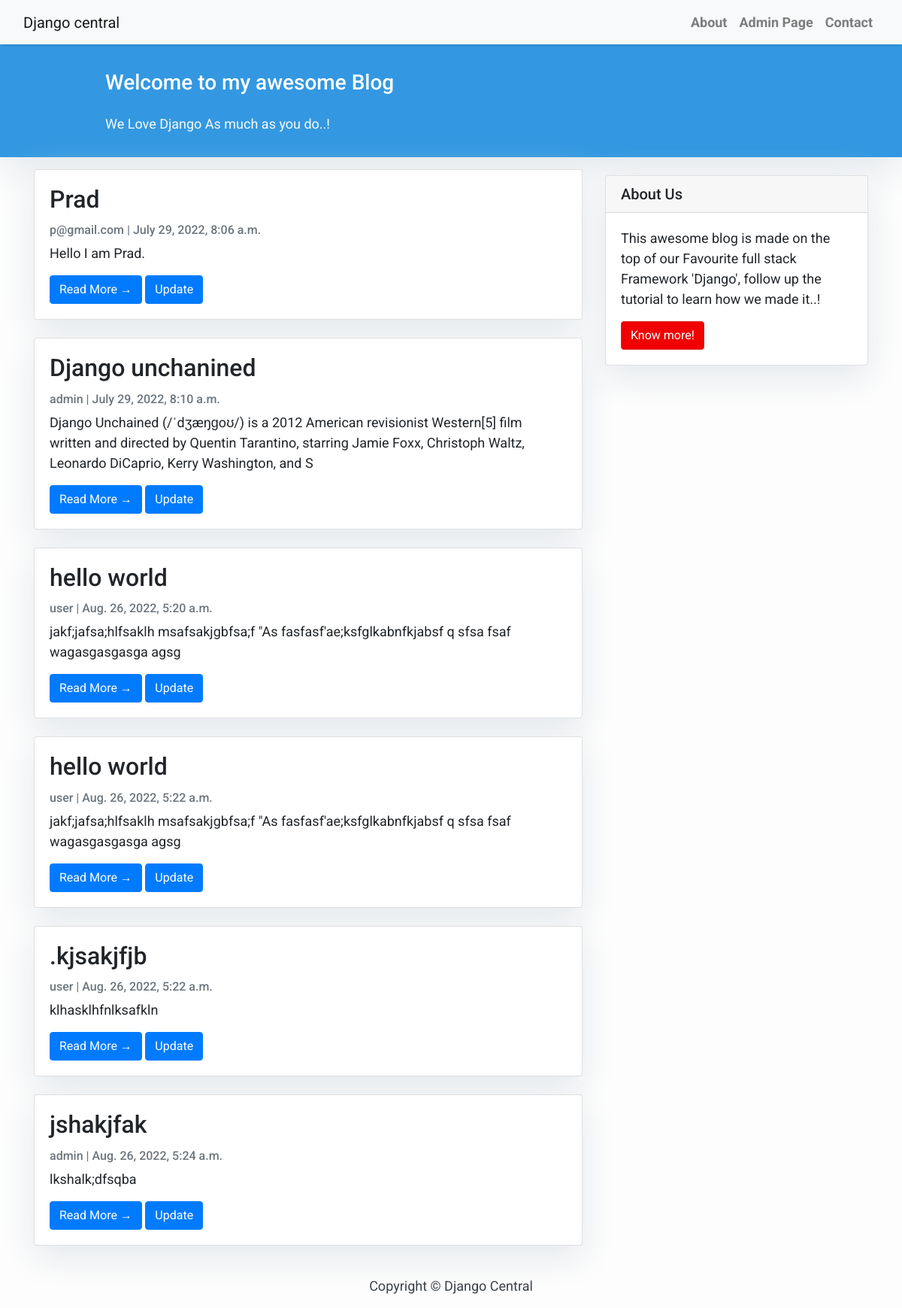
The page / on the database its author committed.
### App/models.py (models this page shows, shortened)
class Post(models.Model):
    title=models.CharField(max_length=200)
    author=models.ForeignKey(User, on_delete=models.CASCADE)
    content=models.TextField()
    created_on=models.DateTimeField(auto_now_add=True)

### App/views.py (the view)
# urls.py: path('',views.PostList.as_view(),name='home'),
class PostList(ListView):
    model = Post
    template_name = 'index.html'

### App/templates/index.html (shortened to what this page needs)
{% extends "base.html" %}
{% block content %}
<header class="masthead">
    <div class="container">
        <div class="row">
            <div class=" col-md-8 col-md-10 mx-auto">
                <div class="site-heading">
                    <h3 class=" site-heading my-4 mt-3 text-white"> Welcome to my awesome Blog </h3>
                    <p class="text-light">We Love Django As much as you do..! &nbsp
                    </p>
                </div>
            </div>
        </div>
    </div>
</header>
<div class="container">
    <div class="row">
        <div class="col-md-8 mt-3 left">
            {% for post in post_list %}
            <div class="card mb-4">
                <div class="card-body">
                    <h2 class="card-title">{{ post.title }}</h2>
                    <p class="card-text text-muted h6">{{ post.author }} | {{ post.created_on}} </p>
                    <p class="card-text">{{post.content|slice:":200" }}</p>
                    <a href="{% url 'detail' pk=post.id%}" class="btn btn-primary">Read More &rarr;</a>
                    <a href="{% url 'update' pk=post.id%}" class="btn btn-primary">Update</a>
                </div>
            </div>
            {% endfor %}
        </div>
        {% block sidebar %} {% include 'sidebar.html' %} {% endblock sidebar %}
    </div>
</div>
{%endblock%}

### App/templates/base.html (shortened to what this page needs)
<!DOCTYPE html>
<html>
    <head>
        <link rel="stylesheet" href="https://maxcdn.bootstrapcdn.com/bootstrap/4.0.0/css/bootstrap.min.css"
 />
    </head>
    <body>
        <nav class="navbar navbar-expand-lg navbar-light bg-light shadow" id="mainNav">
            <div class="container-fluid">
                <a class="navbar-brand" href="{% url 'home' %}">Django central</a>
                <div class="collapse navbar-collapse" id="navbarResponsive">
                    <ul class="navbar-nav ml-auto">
                        <li class="nav-item text-black">
                            <a class="nav-link text-black font-weight-bold" href="#">About</a>
                        </li>
                        <li class="nav-item text-black">
                            <a class="nav-link text-black font-weight-bold" target="_blank" href="http://127.0.0.1:8000/admin">Admin Page</a>
                        </li>
                        <li class="nav-item text-black">
                            <a class="nav-link text-black font-weight-bold" href="#">Contact</a>
                        </li>
                    </ul>
                </div>
            </div>
        </nav>
        {% block content %}{% endblock content %}
        <footer class="py-3 bg-grey">
            <p class="m-0 text-dark text-center ">Copyright &copy; Django Central</p>
        </footer>
    </body>
</html>

### App/templates/sidebar.html (shortened to what this page needs)
{% block sidebar %}
<div class="col-md-4 float-right ">
<div class="card my-4">
        <h5 class="card-header">About Us</h5>
    <div class="card-body">
        <p class="card-text"> This awesome blog is made on the top of our Favourite full stack Framework 'Django', follow up the tutorial to learn how we made it..!</p>
        <a href="https://djangocentral.com/building-a-blog-application-with-django"
           class="btn btn-danger">Know more!</a>
    </div>
</div>
</div>
{% endblock sidebar %}

### App/templates/base.html (style rules this page uses)
body { font-family: "Roboto", sans-serif; font-size: 17px; background-color: #fdfdfd; }
.shadow { box-shadow: 0 4px 2px -2px rgba(0, 0, 0, 0.1); }
.btn-danger { color: #fff; background-color: #f00000; border-color: #dc281e; }
.masthead { background: #3398E1; height: auto; padding-bottom: 15px; box-shadow: 0 16px 48px #E3E7EB; padding-top: 10px; }

### App/templates/index.html (style rules this page uses)
body { font-family: "Roboto", sans-serif; font-size: 18px; background-color: #fdfdfd; }
.card { box-shadow: 0 16px 48px #E3E7EB; }

### App/templates/sidebar.html (style rules this page uses)
.card { box-shadow: 0 16px 48px #E3E7EB; }

### rows shown on the page
Post: title "Prad", author "p@gmail.com", created_on "July 29, 2022, 8:06 a.m.", content "Hello I am Prad."
Post: title "Django unchanined", author "admin", created_on "July 29, 2022, 8:10 a.m.", content "Django Unchained (/ˈdʒæŋɡoʊ/) is a 2012 American revisionist Western[5] film written and directed by Quentin Tarantino, starring Jamie Foxx, Christoph Waltz, Leonardo DiCaprio, Kerry Washington, and S"
Post: title "hello world", author "user", created_on "Aug. 26, 2022, 5:20 a.m.", content "jakf;jafsa;hlfsaklh msafsakjgbfsa;f \"As fasfasf'ae;ksfglkabnfkjabsf q sfsa fsaf wagasgasgasga agsg"
Post: title "hello world", author "user", created_on "Aug. 26, 2022, 5:22 a.m.", content "jakf;jafsa;hlfsaklh msafsakjgbfsa;f \"As fasfasf'ae;ksfglkabnfkjabsf q sfsa fsaf wagasgasgasga agsg"
Post: title ".kjsakjfjb", author "user", created_on "Aug. 26, 2022, 5:22 a.m.", content "klhasklhfnlksafkln"
Post: title "jshakjfak", author "admin", created_on "Aug. 26, 2022, 5:24 a.m.", content "lkshalk;dfsqba"
